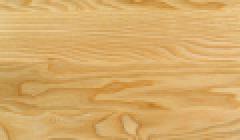
%> input picture TP_migniot/TP2/img/bois.jpg, 120 x 70 px (shown 2 times larger); its folder holds 4 pictures in this run
$ octave calculDescripteur.m   (GNU Octave 9; MATLAB toolbox functions it lacks are replaced by stand-ins)
%> lines starting %> are read from the running program, lines starting %| are printed output that depends on the picture; long printed decimals are rounded
### TP_migniot/TP2/classification/classification/descripteurTexture.m
function descripteur = descripteurTexture(Image)
    % taille du descripteur (à remplir)
    tailleDescripteur=4 ;

    descripteur = zeros(1,tailleDescripteur) ;
    ImageRGB = rgb2gray(Image);

    % calcul de la matrice de coocurrence spatiale
    % le paramètre Offset définit l'angle et la distance D :
    %             angle   |    0°     45°     90°     135°
    %             offset  |  [0 D]  [-D D]  [-D 0]  [-D -D]]
    glcm = graycomatrix(ImageRGB,'Offset',[5 0]);

    % Calcul des paramètres statistiques
    stats = graycoprops(glcm);
    contraste = stats.Contrast ;
    correlation = stats.Correlation;
    energie = stats.Energy;
    homogeneite = stats.Homogeneity ;

    % choix des variables du descripteur (à remplir)
    descripteur(1,1) = contraste ;
    descripteur(1,2) = correlation ;
     descripteur(1,3) = energie ;
     descripteur(1,4) = homogeneite ;
end

### TP_migniot/TP2/classification/classification/calculDescripteur.m
% charger l'ensemble es images du dossier img
rep = 'img';
ext = '*.jpg';
chemin = fullfile(rep,ext);
list = dir(chemin);

for n = 1:numel(list)
  	nomImage=fullfile(rep, list(n).name);
	Image = imread(nomImage); % chargement de chaque image l'une après l'autre
%> Image is the input picture: size 70x120x3 uint8; mean R, G, B 214.7, 171.2, 104.6

    descripteur = descripteurTexture(Image); % calcul du descripteur
%> in descripteurTexture, `ImageRGB = rgb2gray(Image);`:
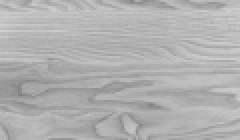
%> ImageRGB: size 70x120 uint8 (shown 2 times larger); min 129, max 207, mean 176.7
%> in descripteurTexture, `glcm = graycomatrix(ImageRGB,'Offset',[5 0]);`: glcm = [0 0 0 0 0 0 0 0; 0 0 0 0 0 0 0 0; 0 0 0 0 0 0 0 0; 0 0 0 0 0 0 0 0; 0 0 0 0 223 484 28 0; 0 0 0 0 495 5336 497 0; 0 0 0 0 10 584 143 0; 0 0 0 0 0 0 0 0]
%> in descripteurTexture, `stats = graycoprops(glcm);`: stats = {Contrast 0.284, Correlation 0.229, Energy 0.487, Homogeneity 0.865}
%> in descripteurTexture, `contraste = stats.Contrast ;`: contraste = 0.284
%> in descripteurTexture, `correlation = stats.Correlation;`: correlation = 0.229
%> in descripteurTexture, `energie = stats.Energy;`: energie = 0.487
%> in descripteurTexture, `homogeneite = stats.Homogeneity ;`: homogeneite = 0.865
%> descripteur = [0.284 0.229 0.487 0.865]


    disp(['L''imgage ' nomImage ' a pour descripteur :    '  num2str(descripteur)])
%| L'imgage img/bois.jpg a pour descripteur :    0.2836     0.2289     0.4867      0.8647
end
%> pass 2 of the loop `for n = 1:numel(list)`:
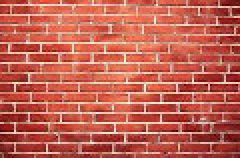
%> input picture TP_migniot/TP2/img/brique.jpg, 120 x 79 px (shown 2 times larger)
%> Image is the input picture: size 79x120x3 uint8; mean R, G, B 193, 97.7, 82.3
%> in descripteurTexture (call 2), `ImageRGB = rgb2gray(Image);`:
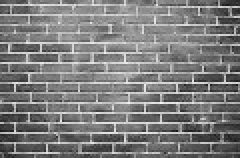
%> ImageRGB: size 79x120 uint8 (shown 2 times larger); min 25, max 248, mean 124.4
%> glcm = [0 4 4 0 0 0 0 0; 5 164 234 41 11 9 2 0; 2 254 969 494 125 64 32 1; 0 67 676 1077 526 118 62 7; 0 17 167 627 818 216 108 8; 0 19 70 147 224 247 241 8; 0 7 39 64 119 256 402 45; 0 0 1 3 10 24 35 10]
%> stats = {Contrast 1.39, Correlation 0.652, Energy 0.0617, Homogeneity 0.677}
%> contraste = 1.39
%> correlation = 0.652
%> energie = 0.0617
%> homogeneite = 0.677
%> descripteur = [1.39 0.652 0.0617 0.677]
%| L'imgage img/brique.jpg a pour descripteur :    1.3885     0.6521     0.06168     0.6774
%> pass 3 of the loop `for n = 1:numel(list)`:
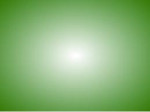
%> input picture TP_migniot/TP2/img/degrade.jpg, 150 x 112 px
%> Image is the input picture: size 112x150x3 uint8; mean R, G, B 135.8, 180.3, 118.7
%> in descripteurTexture (call 3), `ImageRGB = rgb2gray(Image);`:
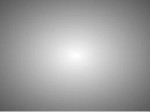
%> ImageRGB: size 112x150 uint8; min 89, max 255, mean 159.9
%> glcm = [0 0 0 0 0 0 0 0; 0 0 0 0 0 0 0 0; 0 0 7 51 0 1 0 0; 0 0 42 1913 469 81 0 0; 0 0 0 455 4824 638 0 0; 0 0 0 0 570 3329 374 0; 0 0 0 0 0 374 1931 183; 0 0 0 0 0 0 183 625]
%> stats = {Contrast 0.229, Correlation 0.904, Energy 0.169, Homogeneity 0.893}
%> contraste = 0.229
%> correlation = 0.904
%> energie = 0.169
%> homogeneite = 0.893
%> descripteur = [0.229 0.904 0.169 0.893]
%| L'imgage img/degrade.jpg a pour descripteur :    0.2288      0.9035     0.1694     0.8926
%> the loop made 4 passes; the first 3 are shown
clear
